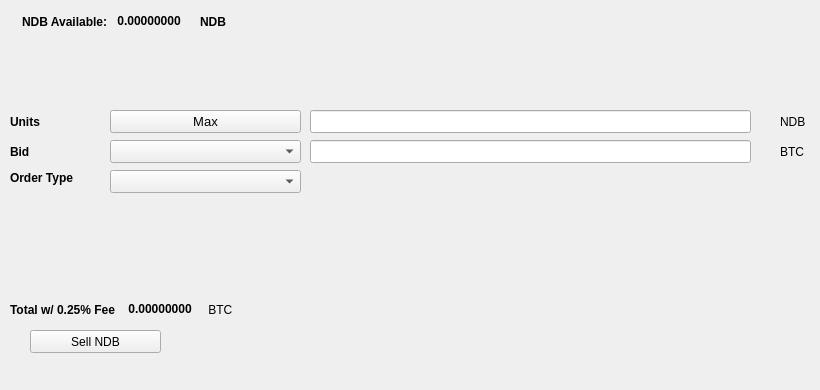
   <widget class="QWidget" name="SellTab">
    <attribute name="title">
     <string>Sell</string>
    </attribute>
    <widget class="QLabel" name="label_16">
     <property name="geometry">
      <rect>
       <x>780</x>
       <y>140</y>
       <width>31</width>
       <height>23</height>
      </rect>
     </property>
     <property name="text">
      <string>BTC</string>
     </property>
    </widget>
    <widget class="QComboBox" name="SellBidcomboBox">
     <property name="geometry">
      <rect>
       <x>110</x>
       <y>140</y>
       <width>191</width>
       <height>23</height>
      </rect>
     </property>
     <property name="font">
      <font>
       <pointsize>10</pointsize>
      </font>
     </property>
    </widget>
    <widget class="QLabel" name="label_18">
     <property name="geometry">
      <rect>
       <x>10</x>
       <y>110</y>
       <width>46</width>
       <height>23</height>
      </rect>
     </property>
     <property name="font">
      <font>
       <weight>75</weight>
       <bold>true</bold>
      </font>
     </property>
     <property name="text">
      <string>Units</string>
     </property>
    </widget>
    <widget class="QPushButton" name="Sell_Max_Amount">
     <property name="geometry">
      <rect>
       <x>110</x>
       <y>110</y>
       <width>191</width>
       <height>23</height>
      </rect>
     </property>
     <property name="font">
      <font>
       <pointsize>10</pointsize>
      </font>
     </property>
     <property name="text">
      <string>Max</string>
     </property>
    </widget>
    <widget class="QLabel" name="label_20">
     <property name="geometry">
      <rect>
       <x>10</x>
       <y>170</y>
       <width>91</width>
       <height>16</height>
      </rect>
     </property>
     <property name="font">
      <font>
       <weight>75</weight>
       <bold>true</bold>
      </font>
     </property>
     <property name="text">
      <string>Order Type</string>
     </property>
    </widget>
    <widget class="QComboBox" name="SellOrdertypeCombo">
     <property name="geometry">
      <rect>
       <x>110</x>
       <y>170</y>
       <width>191</width>
       <height>23</height>
      </rect>
     </property>
     <property name="font">
      <font>
       <pointsize>10</pointsize>
      </font>
     </property>
    </widget>
    <widget class="QLabel" name="label_21">
     <property name="geometry">
      <rect>
       <x>10</x>
       <y>140</y>
       <width>46</width>
       <height>23</height>
      </rect>
     </property>
     <property name="font">
      <font>
       <weight>75</weight>
       <bold>true</bold>
      </font>
     </property>
     <property name="text">
      <string>Bid</string>
     </property>
    </widget>
    <widget class="QLabel" name="label_22">
     <property name="geometry">
      <rect>
       <x>780</x>
       <y>110</y>
       <width>31</width>
       <height>23</height>
      </rect>
     </property>
     <property name="text">
      <string>NDB</string>
     </property>
    </widget>
    <widget class="QLineEdit" name="UnitsInputNDB">
     <property name="geometry">
      <rect>
       <x>310</x>
       <y>110</y>
       <width>441</width>
       <height>23</height>
      </rect>
     </property>
     <property name="font">
      <font>
       <pointsize>9</pointsize>
       <weight>75</weight>
       <bold>true</bold>
      </font>
     </property>
    </widget>
    <widget class="QLineEdit" name="SellBidPriceEdit">
     <property name="geometry">
      <rect>
       <x>310</x>
       <y>140</y>
       <width>441</width>
       <height>23</height>
      </rect>
     </property>
     <property name="font">
      <font>
       <pointsize>9</pointsize>
       <weight>75</weight>
       <bold>true</bold>
      </font>
     </property>
    </widget>
    <widget class="QPushButton" name="SellNDBBTN">
     <property name="geometry">
      <rect>
       <x>30</x>
       <y>330</y>
       <width>131</width>
       <height>23</height>
      </rect>
     </property>
     <property name="text">
      <string>Sell NDB</string>
     </property>
     <property name="icon">
      <iconset resource="../nodebase">
       <normaloff>:/icons/bitcoin</normaloff>:/icons/bitcoin</iconset>
     </property>
    </widget>
    <widget class="QWidget" name="layoutWidget3">
     <property name="geometry">
      <rect>
       <x>22</x>
       <y>12</y>
       <width>258</width>
       <height>19</height>
      </rect>
     </property>
     <layout class="QHBoxLayout" name="horizontalLayout">
      <item>
       <widget class="QLabel" name="label232_2">
        <property name="font">
         <font>
          <weight>75</weight>
          <bold>true</bold>
         </font>
        </property>
        <property name="text">
         <string>NDB Available:</string>
        </property>
       </widget>
      </item>
      <item>
       <widget class="QLabel" name="NDBAvailableLabel">
        <property name="palette">
         <palette>
          <active>
           <colorrole role="WindowText">
            <brush brushstyle="SolidPattern">
             <color alpha="255">
              <red>0</red>
              <green>0</green>
              <blue>0</blue>
             </color>
            </brush>
           </colorrole>
           <colorrole role="Button">
            <brush brushstyle="SolidPattern">
             <color alpha="255">
              <red>0</red>
              <green>170</green>
              <blue>0</blue>
             </color>
            </brush>
           </colorrole>
           <colorrole role="Light">
            <brush brushstyle="SolidPattern">
             <color alpha="255">
              <red>0</red>
              <green>255</green>
              <blue>0</blue>
             </color>
            </brush>
           </colorrole>
           <colorrole role="Midlight">
            <brush brushstyle="SolidPattern">
             <color alpha="255">
              <red>0</red>
              <green>212</green>
              <blue>0</blue>
             </color>
            </brush>
           </colorrole>
           <colorrole role="Dark">
            <brush brushstyle="SolidPattern">
             <color alpha="255">
              <red>0</red>
              <green>85</green>
              <blue>0</blue>
             </color>
            </brush>
           </colorrole>
           <colorrole role="Mid">
            <brush brushstyle="SolidPattern">
             <color alpha="255">
              <red>0</red>
              <green>113</green>
              <blue>0</blue>
             </color>
            </brush>
           </colorrole>
           <colorrole role="Text">
            <brush brushstyle="SolidPattern">
             <color alpha="255">
              <red>0</red>
              <green>170</green>
              <blue>0</blue>
             </color>
            </brush>
           </colorrole>
           <colorrole role="BrightText">
            <brush brushstyle="SolidPattern">
             <color alpha="255">
              <red>255</red>
              <green>255</green>
              <blue>255</blue>
             </color>
            </brush>
           </colorrole>
           <colorrole role="ButtonText">
            <brush brushstyle="SolidPattern">
             <color alpha="255">
              <red>0</red>
              <green>0</green>
              <blue>0</blue>
             </color>
            </brush>
           </colorrole>
           <colorrole role="Base">
            <brush brushstyle="SolidPattern">
             <color alpha="255">
              <red>255</red>
              <green>255</green>
              <blue>255</blue>
             </color>
            </brush>
           </colorrole>
           <colorrole role="Window">
            <brush brushstyle="SolidPattern">
             <color alpha="255">
              <red>0</red>
              <green>170</green>
              <blue>0</blue>
             </color>
            </brush>
           </colorrole>
           <colorrole role="Shadow">
            <brush brushstyle="SolidPattern">
             <color alpha="255">
              <red>0</red>
              <green>0</green>
              <blue>0</blue>
             </color>
            </brush>
           </colorrole>
           <colorrole role="AlternateBase">
            <brush brushstyle="SolidPattern">
             <color alpha="255">
              <red>127</red>
              <green>212</green>
              <blue>127</blue>
             </color>
            </brush>
           </colorrole>
           <colorrole role="ToolTipBase">
            <brush brushstyle="SolidPattern">
             <color alpha="255">
              <red>255</red>
              <green>255</green>
              <blue>220</blue>
             </color>
            </brush>
           </colorrole>
           <colorrole role="ToolTipText">
            <brush brushstyle="SolidPattern">
             <color alpha="255">
              <red>0</red>
              <green>0</green>
              <blue>0</blue>
             </color>
            </brush>
           </colorrole>
          </active>
          <inactive>
           <colorrole role="WindowText">
            <brush brushstyle="SolidPattern">
             <color alpha="255">
              <red>0</red>
              <green>0</green>
              <blue>0</blue>
             </color>
            </brush>
           </colorrole>
           <colorrole role="Button">
            <brush brushstyle="SolidPattern">
             <color alpha="255">
              <red>0</red>
              <green>170</green>
              <blue>0</blue>
             </color>
            </brush>
           </colorrole>
           <colorrole role="Light">
            <brush brushstyle="SolidPattern">
             <color alpha="255">
              <red>0</red>
              <green>255</green>
              <blue>0</blue>
             </color>
            </brush>
           </colorrole>
           <colorrole role="Midlight">
            <brush brushstyle="SolidPattern">
             <color alpha="255">
              <red>0</red>
              <green>212</green>
              <blue>0</blue>
             </color>
            </brush>
           </colorrole>
           <colorrole role="Dark">
            <brush brushstyle="SolidPattern">
             <color alpha="255">
              <red>0</red>
              <green>85</green>
              <blue>0</blue>
             </color>
            </brush>
           </colorrole>
           <colorrole role="Mid">
            <brush brushstyle="SolidPattern">
             <color alpha="255">
              <red>0</red>
              <green>113</green>
              <blue>0</blue>
             </color>
            </brush>
           </colorrole>
           <colorrole role="Text">
            <brush brushstyle="SolidPattern">
             <color alpha="255">
              <red>0</red>
              <green>170</green>
              <blue>0</blue>
             </color>
            </brush>
           </colorrole>
           <colorrole role="BrightText">
            <brush brushstyle="SolidPattern">
             <color alpha="255">
              <red>255</red>
              <green>255</green>
              <blue>255</blue>
             </color>
            </brush>
           </colorrole>
           <colorrole role="ButtonText">
            <brush brushstyle="SolidPattern">
             <color alpha="255">
              <red>0</red>
              <green>0</green>
              <blue>0</blue>
             </color>
            </brush>
           </colorrole>
           <colorrole role="Base">
            <brush brushstyle="SolidPattern">
             <color alpha="255">
              <red>255</red>
              <green>255</green>
              <blue>255</blue>
             </color>
            </brush>
           </colorrole>
           <colorrole role="Window">
            <brush brushstyle="SolidPattern">
             <color alpha="255">
              <red>0</red>
              <green>170</green>
              <blue>0</blue>
             </color>
            </brush>
           </colorrole>
           <colorrole role="Shadow">
            <brush brushstyle="SolidPattern">
             <color alpha="255">
              <red>0</red>
              <green>0</green>
              <blue>0</blue>
             </color>
            </brush>
           </colorrole>
           <colorrole role="AlternateBase">
            <brush brushstyle="SolidPattern">
             <color alpha="255">
              <red>127</red>
              <green>212</green>
              <blue>127</blue>
             </color>
            </brush>
           </colorrole>
           <colorrole role="ToolTipBase">
            <brush brushstyle="SolidPattern">
             <color alpha="255">
              <red>255</red>
              <green>255</green>
              <blue>220</blue>
             </color>
            </brush>
           </colorrole>
           <colorrole role="ToolTipText">
            <brush brushstyle="SolidPattern">
             <color alpha="255">
              <red>0</red>
              <green>0</green>
              <blue>0</blue>
             </color>
            </brush>
           </colorrole>
          </inactive>
          <disabled>
           <colorrole role="WindowText">
            <brush brushstyle="SolidPattern">
             <color alpha="255">
              <red>0</red>
              <green>85</green>
              <blue>0</blue>
             </color>
            </brush>
           </colorrole>
           <colorrole role="Button">
            <brush brushstyle="SolidPattern">
             <color alpha="255">
              <red>0</red>
              <green>170</green>
              <blue>0</blue>
             </color>
            </brush>
           </colorrole>
           <colorrole role="Light">
            <brush brushstyle="SolidPattern">
             <color alpha="255">
              <red>0</red>
              <green>255</green>
              <blue>0</blue>
             </color>
            </brush>
           </colorrole>
           <colorrole role="Midlight">
            <brush brushstyle="SolidPattern">
             <color alpha="255">
              <red>0</red>
              <green>212</green>
              <blue>0</blue>
             </color>
            </brush>
           </colorrole>
           <colorrole role="Dark">
            <brush brushstyle="SolidPattern">
             <color alpha="255">
              <red>0</red>
              <green>85</green>
              <blue>0</blue>
             </color>
            </brush>
           </colorrole>
           <colorrole role="Mid">
            <brush brushstyle="SolidPattern">
             <color alpha="255">
              <red>0</red>
              <green>113</green>
              <blue>0</blue>
             </color>
            </brush>
           </colorrole>
           <colorrole role="Text">
            <brush brushstyle="SolidPattern">
             <color alpha="255">
              <red>0</red>
              <green>85</green>
              <blue>0</blue>
             </color>
            </brush>
           </colorrole>
           <colorrole role="BrightText">
            <brush brushstyle="SolidPattern">
             <color alpha="255">
              <red>255</red>
              <green>255</green>
              <blue>255</blue>
             </color>
            </brush>
           </colorrole>
           <colorrole role="ButtonText">
            <brush brushstyle="SolidPattern">
             <color alpha="255">
              <red>0</red>
              <green>85</green>
              <blue>0</blue>
             </color>
            </brush>
           </colorrole>
           <colorrole role="Base">
            <brush brushstyle="SolidPattern">
             <color alpha="255">
              <red>0</red>
              <green>170</green>
              <blue>0</blue>
             </color>
            </brush>
           </colorrole>
           <colorrole role="Window">
            <brush brushstyle="SolidPattern">
             <color alpha="255">
              <red>0</red>
              <green>170</green>
              <blue>0</blue>
             </color>
            </brush>
           </colorrole>
           <colorrole role="Shadow">
            <brush brushstyle="SolidPattern">
             <color alpha="255">
              <red>0</red>
              <green>0</green>
              <blue>0</blue>
             </color>
            </brush>
           </colorrole>
           <colorrole role="AlternateBase">
            <brush brushstyle="SolidPattern">
             <color alpha="255">
              <red>0</red>
              <green>170</green>
              <blue>0</blue>
             </color>
            </brush>
           </colorrole>
           <colorrole role="ToolTipBase">
            <brush brushstyle="SolidPattern">
             <color alpha="255">
              <red>255</red>
              <green>255</green>
              <blue>220</blue>
             </color>
            </brush>
           </colorrole>
           <colorrole role="ToolTipText">
            <brush brushstyle="SolidPattern">
             <color alpha="255">
              <red>0</red>
              <green>0</green>
              <blue>0</blue>
             </color>
            </brush>
           </colorrole>
          </disabled>
         </palette>
        </property>
        <property name="font">
         <font>
          <weight>75</weight>
          <bold>true</bold>
         </font>
        </property>
        <property name="text">
         <string> 0.00000000 </string>
        </property>
        <property name="textInteractionFlags">
         <set>Qt::LinksAccessibleByMouse|Qt::TextSelectableByKeyboard|Qt::TextSelectableByMouse</set>
        </property>
       </widget>
      </item>
      <item>
       <widget class="QLabel" name="labelNDB">
        <property name="font">
         <font>
          <weight>75</weight>
          <bold>true</bold>
         </font>
        </property>
        <property name="text">
         <string>NDB</string>
        </property>
       </widget>
      </item>
     </layout>
    </widget>
    <widget class="QWidget" name="layoutWidget">
     <property name="geometry">
      <rect>
       <x>10</x>
       <y>300</y>
       <width>268</width>
       <height>19</height>
      </rect>
     </property>
     <layout class="QHBoxLayout" name="horizontalLayout_2">
      <item>
       <widget class="QLabel" name="label_19">
        <property name="font">
         <font>
          <weight>75</weight>
          <bold>true</bold>
         </font>
        </property>
        <property name="text">
         <string>Total w/ 0.25% Fee </string>
        </property>
       </widget>
      </item>
      <item>
       <widget class="QLabel" name="SellCostLabel">
        <property name="palette">
         <palette>
          <active>
           <colorrole role="WindowText">
            <brush brushstyle="SolidPattern">
             <color alpha="255">
              <red>0</red>
              <green>0</green>
              <blue>0</blue>
             </color>
            </brush>
           </colorrole>
           <colorrole role="Button">
            <brush brushstyle="SolidPattern">
             <color alpha="255">
              <red>0</red>
              <green>170</green>
              <blue>0</blue>
             </color>
            </brush>
           </colorrole>
           <colorrole role="Light">
            <brush brushstyle="SolidPattern">
             <color alpha="255">
              <red>0</red>
              <green>255</green>
              <blue>0</blue>
             </color>
            </brush>
           </colorrole>
           <colorrole role="Midlight">
            <brush brushstyle="SolidPattern">
             <color alpha="255">
              <red>0</red>
              <green>212</green>
              <blue>0</blue>
             </color>
            </brush>
           </colorrole>
           <colorrole role="Dark">
            <brush brushstyle="SolidPattern">
             <color alpha="255">
              <red>0</red>
              <green>85</green>
              <blue>0</blue>
             </color>
            </brush>
           </colorrole>
           <colorrole role="Mid">
            <brush brushstyle="SolidPattern">
             <color alpha="255">
              <red>0</red>
              <green>113</green>
              <blue>0</blue>
             </color>
            </brush>
           </colorrole>
           <colorrole role="Text">
            <brush brushstyle="SolidPattern">
             <color alpha="255">
              <red>0</red>
              <green>170</green>
              <blue>0</blue>
             </color>
            </brush>
           </colorrole>
           <colorrole role="BrightText">
            <brush brushstyle="SolidPattern">
             <color alpha="255">
              <red>255</red>
              <green>255</green>
              <blue>255</blue>
             </color>
            </brush>
           </colorrole>
           <colorrole role="ButtonText">
            <brush brushstyle="SolidPattern">
             <color alpha="255">
              <red>0</red>
              <green>0</green>
              <blue>0</blue>
             </color>
            </brush>
           </colorrole>
           <colorrole role="Base">
            <brush brushstyle="SolidPattern">
             <color alpha="255">
              <red>255</red>
              <green>255</green>
              <blue>255</blue>
             </color>
            </brush>
           </colorrole>
           <colorrole role="Window">
            <brush brushstyle="SolidPattern">
             <color alpha="255">
              <red>0</red>
              <green>170</green>
              <blue>0</blue>
             </color>
            </brush>
           </colorrole>
           <colorrole role="Shadow">
            <brush brushstyle="SolidPattern">
             <color alpha="255">
              <red>0</red>
              <green>0</green>
              <blue>0</blue>
             </color>
            </brush>
           </colorrole>
           <colorrole role="AlternateBase">
            <brush brushstyle="SolidPattern">
             <color alpha="255">
              <red>127</red>
              <green>212</green>
              <blue>127</blue>
             </color>
            </brush>
           </colorrole>
           <colorrole role="ToolTipBase">
            <brush brushstyle="SolidPattern">
             <color alpha="255">
              <red>255</red>
              <green>255</green>
              <blue>220</blue>
             </color>
            </brush>
           </colorrole>
           <colorrole role="ToolTipText">
            <brush brushstyle="SolidPattern">
             <color alpha="255">
              <red>0</red>
              <green>0</green>
              <blue>0</blue>
             </color>
            </brush>
           </colorrole>
          </active>
          <inactive>
           <colorrole role="WindowText">
            <brush brushstyle="SolidPattern">
             <color alpha="255">
              <red>0</red>
              <green>0</green>
              <blue>0</blue>
             </color>
            </brush>
           </colorrole>
           <colorrole role="Button">
            <brush brushstyle="SolidPattern">
             <color alpha="255">
              <red>0</red>
              <green>170</green>
              <blue>0</blue>
             </color>
            </brush>
           </colorrole>
           <colorrole role="Light">
            <brush brushstyle="SolidPattern">
             <color alpha="255">
              <red>0</red>
              <green>255</green>
              <blue>0</blue>
             </color>
            </brush>
           </colorrole>
           <colorrole role="Midlight">
            <brush brushstyle="SolidPattern">
             <color alpha="255">
              <red>0</red>
              <green>212</green>
              <blue>0</blue>
             </color>
            </brush>
           </colorrole>
           <colorrole role="Dark">
            <brush brushstyle="SolidPattern">
             <color alpha="255">
              <red>0</red>
              <green>85</green>
              <blue>0</blue>
             </color>
            </brush>
           </colorrole>
           <colorrole role="Mid">
            <brush brushstyle="SolidPattern">
             <color alpha="255">
              <red>0</red>
              <green>113</green>
              <blue>0</blue>
             </color>
            </brush>
           </colorrole>
           <colorrole role="Text">
            <brush brushstyle="SolidPattern">
             <color alpha="255">
              <red>0</red>
              <green>170</green>
              <blue>0</blue>
             </color>
            </brush>
           </colorrole>
           <colorrole role="BrightText">
            <brush brushstyle="SolidPattern">
             <color alpha="255">
              <red>255</red>
              <green>255</green>
              <blue>255</blue>
             </color>
            </brush>
           </colorrole>
           <colorrole role="ButtonText">
            <brush brushstyle="SolidPattern">
             <color alpha="255">
              <red>0</red>
              <green>0</green>
              <blue>0</blue>
             </color>
            </brush>
           </colorrole>
           <colorrole role="Base">
            <brush brushstyle="SolidPattern">
             <color alpha="255">
              <red>255</red>
              <green>255</green>
              <blue>255</blue>
             </color>
            </brush>
           </colorrole>
           <colorrole role="Window">
            <brush brushstyle="SolidPattern">
             <color alpha="255">
              <red>0</red>
              <green>170</green>
              <blue>0</blue>
             </color>
            </brush>
           </colorrole>
           <colorrole role="Shadow">
            <brush brushstyle="SolidPattern">
             <color alpha="255">
              <red>0</red>
              <green>0</green>
              <blue>0</blue>
             </color>
            </brush>
           </colorrole>
           <colorrole role="AlternateBase">
            <brush brushstyle="SolidPattern">
             <color alpha="255">
              <red>127</red>
              <green>212</green>
              <blue>127</blue>
             </color>
            </brush>
           </colorrole>
           <colorrole role="ToolTipBase">
            <brush brushstyle="SolidPattern">
             <color alpha="255">
              <red>255</red>
              <green>255</green>
              <blue>220</blue>
             </color>
            </brush>
           </colorrole>
           <colorrole role="ToolTipText">
            <brush brushstyle="SolidPattern">
             <color alpha="255">
              <red>0</red>
              <green>0</green>
              <blue>0</blue>
             </color>
            </brush>
           </colorrole>
          </inactive>
          <disabled>
           <colorrole role="WindowText">
            <brush brushstyle="SolidPattern">
             <color alpha="255">
              <red>0</red>
              <green>85</green>
              <blue>0</blue>
             </color>
            </brush>
           </colorrole>
           <colorrole role="Button">
            <brush brushstyle="SolidPattern">
             <color alpha="255">
              <red>0</red>
              <green>170</green>
              <blue>0</blue>
             </color>
            </brush>
           </colorrole>
           <colorrole role="Light">
            <brush brushstyle="SolidPattern">
             <color alpha="255">
              <red>0</red>
              <green>255</green>
              <blue>0</blue>
             </color>
            </brush>
           </colorrole>
           <colorrole role="Midlight">
            <brush brushstyle="SolidPattern">
             <color alpha="255">
              <red>0</red>
              <green>212</green>
              <blue>0</blue>
             </color>
            </brush>
           </colorrole>
           <colorrole role="Dark">
            <brush brushstyle="SolidPattern">
             <color alpha="255">
              <red>0</red>
              <green>85</green>
              <blue>0</blue>
             </color>
            </brush>
           </colorrole>
           <colorrole role="Mid">
            <brush brushstyle="SolidPattern">
             <color alpha="255">
              <red>0</red>
              <green>113</green>
              <blue>0</blue>
             </color>
            </brush>
           </colorrole>
           <colorrole role="Text">
            <brush brushstyle="SolidPattern">
             <color alpha="255">
              <red>0</red>
              <green>85</green>
              <blue>0</blue>
             </color>
            </brush>
           </colorrole>
           <colorrole role="BrightText">
            <brush brushstyle="SolidPattern">
             <color alpha="255">
              <red>255</red>
              <green>255</green>
              <blue>255</blue>
             </color>
            </brush>
           </colorrole>
           <colorrole role="ButtonText">
            <brush brushstyle="SolidPattern">
             <color alpha="255">
              <red>0</red>
              <green>85</green>
              <blue>0</blue>
             </color>
            </brush>
           </colorrole>
           <colorrole role="Base">
            <brush brushstyle="SolidPattern">
             <color alpha="255">
              <red>0</red>
              <green>170</green>
              <blue>0</blue>
             </color>
            </brush>
           </colorrole>
           <colorrole role="Window">
            <brush brushstyle="SolidPattern">
             <color alpha="255">
              <red>0</red>
              <green>170</green>
              <blue>0</blue>
             </color>
            </brush>
           </colorrole>
           <colorrole role="Shadow">
            <brush brushstyle="SolidPattern">
             <color alpha="255">
              <red>0</red>
              <green>0</green>
              <blue>0</blue>
             </color>
            </brush>
           </colorrole>
           <colorrole role="AlternateBase">
            <brush brushstyle="SolidPattern">
             <color alpha="255">
              <red>0</red>
              <green>170</green>
              <blue>0</blue>
             </color>
            </brush>
           </colorrole>
           <colorrole role="ToolTipBase">
            <brush brushstyle="SolidPattern">
             <color alpha="255">
              <red>255</red>
              <green>255</green>
              <blue>220</blue>
             </color>
            </brush>
           </colorrole>
           <colorrole role="ToolTipText">
            <brush brushstyle="SolidPattern">
             <color alpha="255">
              <red>0</red>
              <green>0</green>
              <blue>0</blue>
             </color>
            </brush>
           </colorrole>
          </disabled>
         </palette>
        </property>
        <property name="font">
         <font>
          <weight>75</weight>
          <bold>true</bold>
         </font>
        </property>
        <property name="autoFillBackground">
         <bool>false</bool>
        </property>
        <property name="text">
         <string> 0.00000000</string>
        </property>
        <property name="textInteractionFlags">
         <set>Qt::LinksAccessibleByMouse|Qt::TextSelectableByMouse</set>
        </property>
       </widget>
      </item>
      <item>
       <widget class="QLabel" name="label_17">
        <property name="font">
         <font>
          <weight>50</weight>
          <bold>false</bold>
         </font>
        </property>
        <property name="text">
         <string> BTC</string>
        </property>
       </widget>
      </item>
     </layout>
    </widget>
    <widget class="QLabel" name="label_23">
     <property name="geometry">
      <rect>
       <x>460</x>
       <y>300</y>
       <width>281</width>
       <height>81</height>
      </rect>
     </property>
     <property name="text">
      <string/>
     </property>
     <property name="pixmap">
      <pixmap>:/images/bittrex</pixmap>
     </property>
    </widget>
   </widget>
